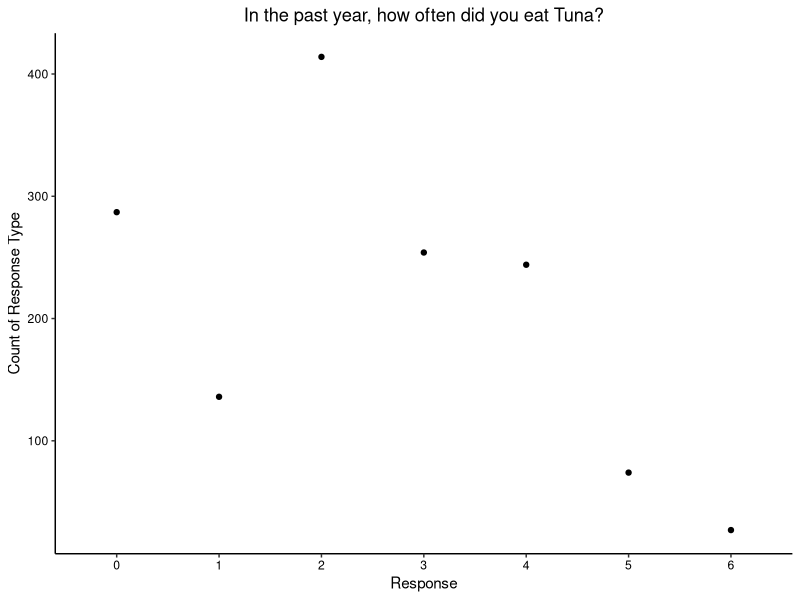
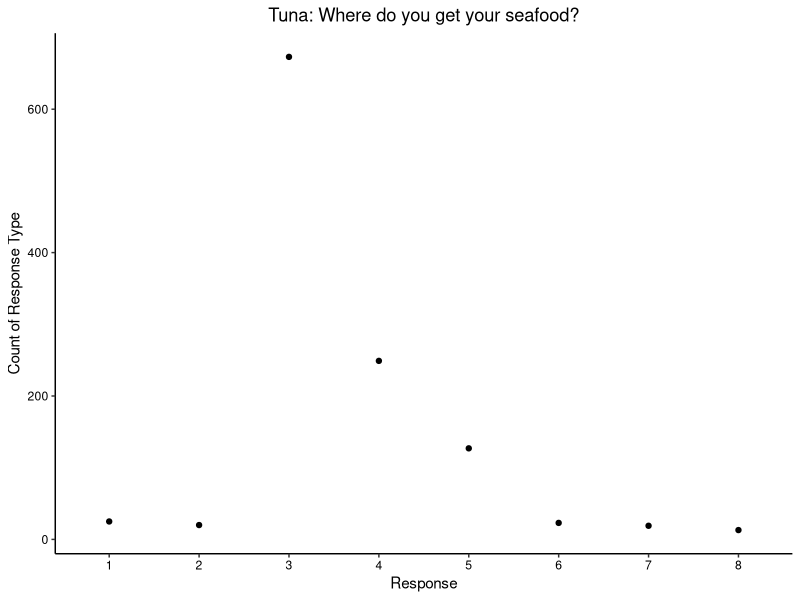

These figures' R source, in order:
## ---- chunk 1
knitr::opts_chunk$set(echo = TRUE)
## ---- chunk 2
getwd()
library(tidyverse)

survey.dat <- read.csv("./AquacultureSurveyData.csv")
survey.codes <- read.csv("./AquacultureSurveyCodes.csv")

# Set ggplot theme
mytheme <- theme_classic() +
  theme(axis.text = element_text(color = "black"), 
        legend.position = "top")
theme_set(mytheme)
## ---- chunk 3
freq.sp <- select(survey.dat, Frequency_Tuna:Frequency_Oysters)

freq.sp.Tuna <- as.data.frame(table(freq.sp$Frequency_Tuna))
freq.sp.Shrimp <- as.data.frame(table(freq.sp$Frequency_Shrimp))
freq.sp.Salmon <- as.data.frame(table(freq.sp$Frequency_Salmon))
freq.sp.Flounder <- as.data.frame(table(freq.sp$Frequency_Flounder))
freq.sp.BlueCrab <- as.data.frame(table(freq.sp$Frequency_BlueCrab))
freq.sp.Clams <- as.data.frame(table(freq.sp$Frequency_Clams))
freq.sp.Mullet <- as.data.frame(table(freq.sp$Frequency_Mullet))
freq.sp.Oysters <- as.data.frame(table(freq.sp$Frequency_Oysters))

freq.sp.summary <- freq.sp.Tuna %>% 
  left_join(freq.sp.Shrimp, by = "Var1") %>% 
  left_join(freq.sp.Salmon, by = "Var1") %>% 
  left_join(freq.sp.Flounder, by = "Var1") %>% 
  left_join(freq.sp.BlueCrab, by = "Var1") %>% 
  left_join(freq.sp.Clams, by = "Var1") %>% 
  left_join(freq.sp.Mullet, by = "Var1") %>% 
  left_join(freq.sp.Oysters, by = "Var1")
freq.sp.summary <- freq.sp.summary %>% 
  rename(Response = Var1,
         Tuna = Freq.x,
         Shrimp = Freq.y,
         Salmon = Freq.x.x,
         Flounder = Freq.y.y,
         BlueCrab = Freq.x.x.x,
         Clams = Freq.y.y.y,
         Mullet = Freq.x.x.x.x,
         Oysters = Freq.y.y.y.y)
## ---- chunk 4
ggplot(freq.sp.summary,aes(x=Response, y=Tuna)) + 
  geom_point() + 
  labs(title ="In the past year, how often did you eat Tuna?",
       y="Count of Response Type",
       x="Response") + 
  theme(plot.title = element_text(hjust=0.5))
## ---- chunk 5
where.sp <- select(survey.dat, Where_Tuna:Where_Oysters)

where.sp.Tuna <- as.data.frame(table(where.sp$Where_Tuna))
where.sp.Shrimp <- as.data.frame(table(where.sp$Where_Shrimp))
where.sp.Salmon <- as.data.frame(table(where.sp$Where_Salmon))
where.sp.Flounder <- as.data.frame(table(where.sp$Where_Flounder))
where.sp.BlueCrab <- as.data.frame(table(where.sp$Where_BlueCrab))
where.sp.Clams <- as.data.frame(table(where.sp$Where_Clams))
where.sp.Mullet <- as.data.frame(table(where.sp$Where_Mullet))
where.sp.Oysters <- as.data.frame(table(where.sp$Where_Oysters))

where.sp.summary <- where.sp.Tuna %>% 
  left_join(where.sp.Shrimp, by = "Var1") %>% 
  left_join(where.sp.Salmon, by = "Var1") %>% 
  left_join(where.sp.Flounder, by = "Var1") %>% 
  left_join(where.sp.BlueCrab, by = "Var1") %>% 
  left_join(where.sp.Clams, by = "Var1") %>% 
  left_join(where.sp.Mullet, by = "Var1") %>% 
  left_join(where.sp.Oysters, by = "Var1")
where.sp.summary <- where.sp.summary %>% 
  rename(Response = Var1,
         Tuna = Freq.x,
         Shrimp = Freq.y,
         Salmon = Freq.x.x,
         Flounder = Freq.y.y,
         BlueCrab = Freq.x.x.x,
         Clams = Freq.y.y.y,
         Mullet = Freq.x.x.x.x,
         Oysters = Freq.y.y.y.y)
## ---- chunk 6
ggplot(where.sp.summary,aes(x=Response, y=Tuna)) + 
  geom_point() + 
  labs(title ="Tuna: Where do you get your seafood?",
       y="Count of Response Type",
       x="Response") + 
  theme(plot.title = element_text(hjust=0.5))
## ---- chunk 7
